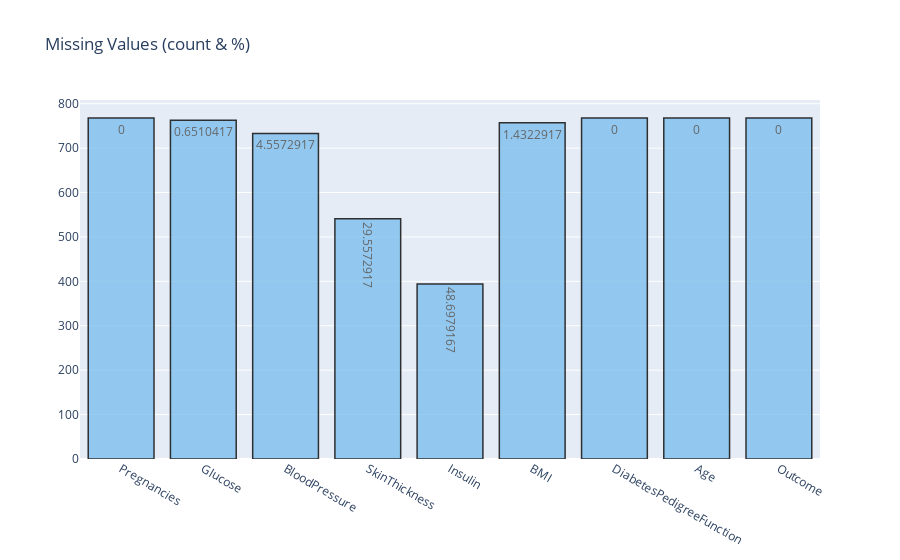

The code cell stored with this chart in its notebook:
### Code cell
missing_plot(data, 'Outcome')

### Figure 1 — Plotly figure (JSON) as saved in the notebook; plotly's stock layout.template omitted (floating-point values rounded to 4 significant figures)
{"data": [{"marker": {"color": "#7EC0EE", "line": {"color": "#000000", "width": 1.5}}, "opacity": 0.8, "text": [0, 0.651, 4.557, 29.56, 48.7, 1.432, 0, 0, 0], "textposition": "auto", "type": "bar", "x": ["Pregnancies", "Glucose", "BloodPressure", "SkinThickness", "Insulin", "BMI", "DiabetesPedigreeFunction", "Age", "Outcome"], "y": [768, 763, 733, 541, 394, 757, 768, 768, 768]}], "layout": {"title": {"text": "Missing Values (count & %)"}}}
